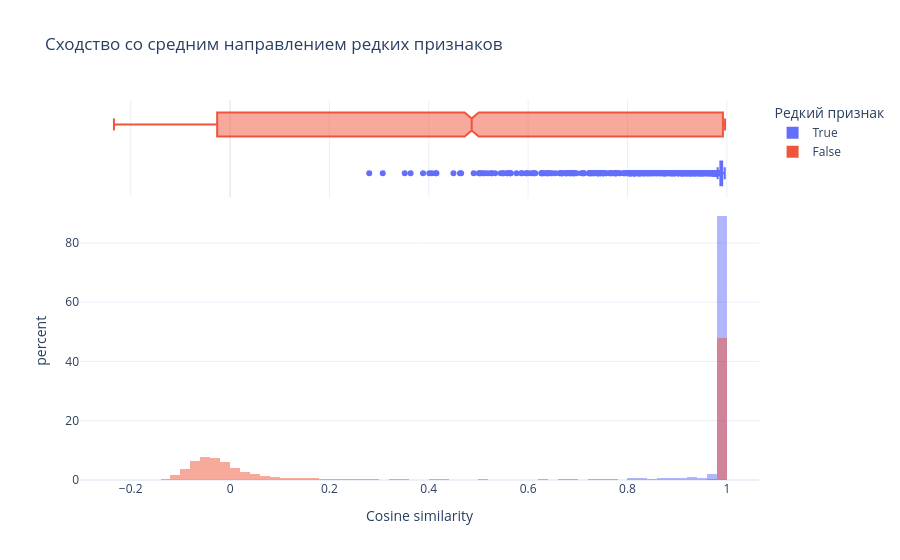

This figure's notebook cell:
### Code cell
is_rare = frequencies < 1e-4
rare_encoder_directions = encoder.W_enc[:, is_rare]
rare_mean_direction = rare_encoder_directions.mean(dim=-1)

cosine_similarity = (
    rare_mean_direction @ encoder.W_enc
    / rare_mean_direction.norm().clamp_min(1e-8)
    / encoder.W_enc.norm(dim=0).clamp_min(1e-8)
)
similarity_df = pd.DataFrame(
    {
        "cosine_similarity": utils.to_numpy(cosine_similarity),
        "rare": utils.to_numpy(is_rare),
    }
)
similarity_figure = px.histogram(
    similarity_df,
    x="cosine_similarity",
    color="rare",
    marginal="box",
    histnorm="percent",
    barmode="overlay",
    title="Сходство со средним направлением редких признаков",
    labels={
        "cosine_similarity": "Cosine similarity",
        "rare": "Редкий признак",
        "percent": "Доля признаков, %",
    },
    template=PLOTLY_TEMPLATE,
)
similarity_figure.show()

### Figure 1 — Plotly figure (JSON) as saved in the notebook; plotly's stock layout.template omitted (floating-point values rounded to 4 significant figures; data arrays with more than 128 entries replaced by an {"elided": "..."} marker saying what was removed)
{"data": [{"bingroup": "x", "histnorm": "percent", "hovertemplate": "Редкий признак=True<br>Cosine similarity=%{x}<br>percent=%{y}<extra></extra>", "legendgroup": "True", "marker": {"color": "#636efa", "opacity": 0.5, "pattern": {"shape": ""}}, "name": "True", "orientation": "v", "showlegend": true, "type": "histogram", "x": {"elided": "3753 float values"}, "xaxis": "x", "yaxis": "y"}, {"hovertemplate": "Редкий признак=True<br>Cosine similarity=%{x}<extra></extra>", "legendgroup": "True", "marker": {"color": "#636efa"}, "name": "True", "notched": true, "showlegend": false, "type": "box", "x": {"elided": "3753 float values"}, "xaxis": "x2", "yaxis": "y2"}, {"bingroup": "x", "histnorm": "percent", "hovertemplate": "Редкий признак=False<br>Cosine similarity=%{x}<br>percent=%{y}<extra></extra>", "legendgroup": "False", "marker": {"color": "#EF553B", "opacity": 0.5, "pattern": {"shape": ""}}, "name": "False", "orientation": "v", "showlegend": true, "type": "histogram", "x": {"elided": "12631 float values"}, "xaxis": "x", "yaxis": "y"}, {"hovertemplate": "Редкий признак=False<br>Cosine similarity=%{x}<extra></extra>", "legendgroup": "False", "marker": {"color": "#EF553B"}, "name": "False", "notched": true, "showlegend": false, "type": "box", "x": {"elided": "12631 float values"}, "xaxis": "x2", "yaxis": "y2"}], "layout": {"barmode": "overlay", "legend": {"title": {"text": "Редкий признак"}, "tracegroupgap": 0}, "title": {"text": "Сходство со средним направлением редких признаков"}, "xaxis": {"anchor": "y", "domain": [0, 1], "title": {"text": "Cosine similarity"}}, "xaxis2": {"anchor": "y2", "domain": [0, 1], "matches": "x", "showgrid": true, "showticklabels": false}, "yaxis": {"anchor": "x", "domain": [0, 0.7326], "title": {"text": "percent"}}, "yaxis2": {"anchor": "x2", "domain": [0.7426, 1], "matches": "y2", "showgrid": false, "showline": false, "showticklabels": false, "ticks": ""}}}
